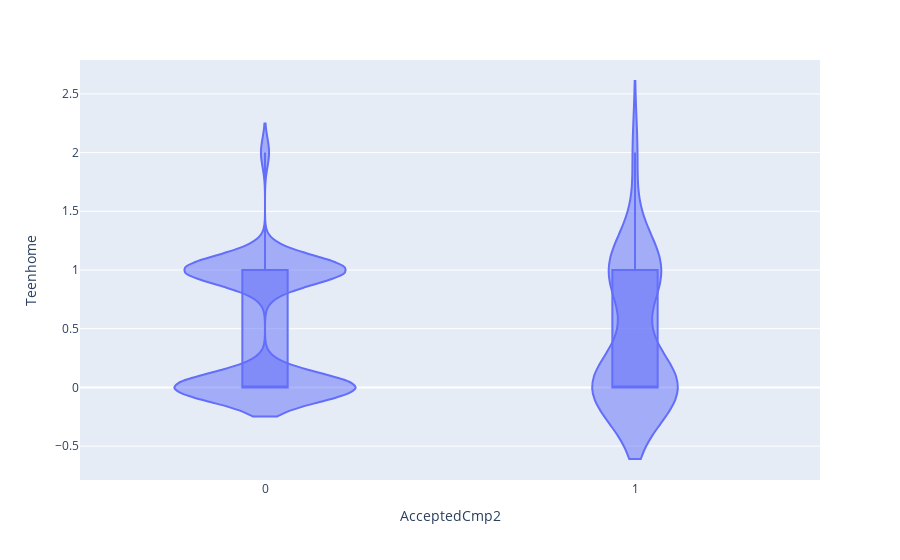

Write notebook code for a chart like this one.
### Code cell
#4D
fig = px.violin(df, y= 'Teenhome', x = 'AcceptedCmp2', box = True)
fig.show()

### Figure 1 — Plotly figure (JSON) as saved in the notebook; plotly's stock layout.template omitted (floating-point values rounded to 4 significant figures; data arrays with more than 128 entries replaced by an {"elided": "..."} marker saying what was removed)
{"data": [{"alignmentgroup": "True", "box": {"visible": true}, "hovertemplate": "AcceptedCmp2=%{x}<br>Teenhome=%{y}<extra></extra>", "legendgroup": "", "marker": {"color": "#636efa"}, "name": "", "offsetgroup": "", "orientation": "v", "scalegroup": "True", "showlegend": false, "type": "violin", "x": {"elided": "2240 int values"}, "x0": " ", "xaxis": "x", "y": {"elided": "2240 int values"}, "y0": " ", "yaxis": "y"}], "layout": {"autosize": true, "legend": {"tracegroupgap": 0}, "margin": {"t": 60}, "violinmode": "group", "xaxis": {"anchor": "y", "autorange": true, "domain": [0, 1], "range": [-0.5, 1.5], "title": {"text": "AcceptedCmp2"}, "type": "linear"}, "yaxis": {"anchor": "x", "autorange": true, "domain": [0, 1], "range": [-0.7885, 2.789], "title": {"text": "Teenhome"}, "type": "linear"}}}
